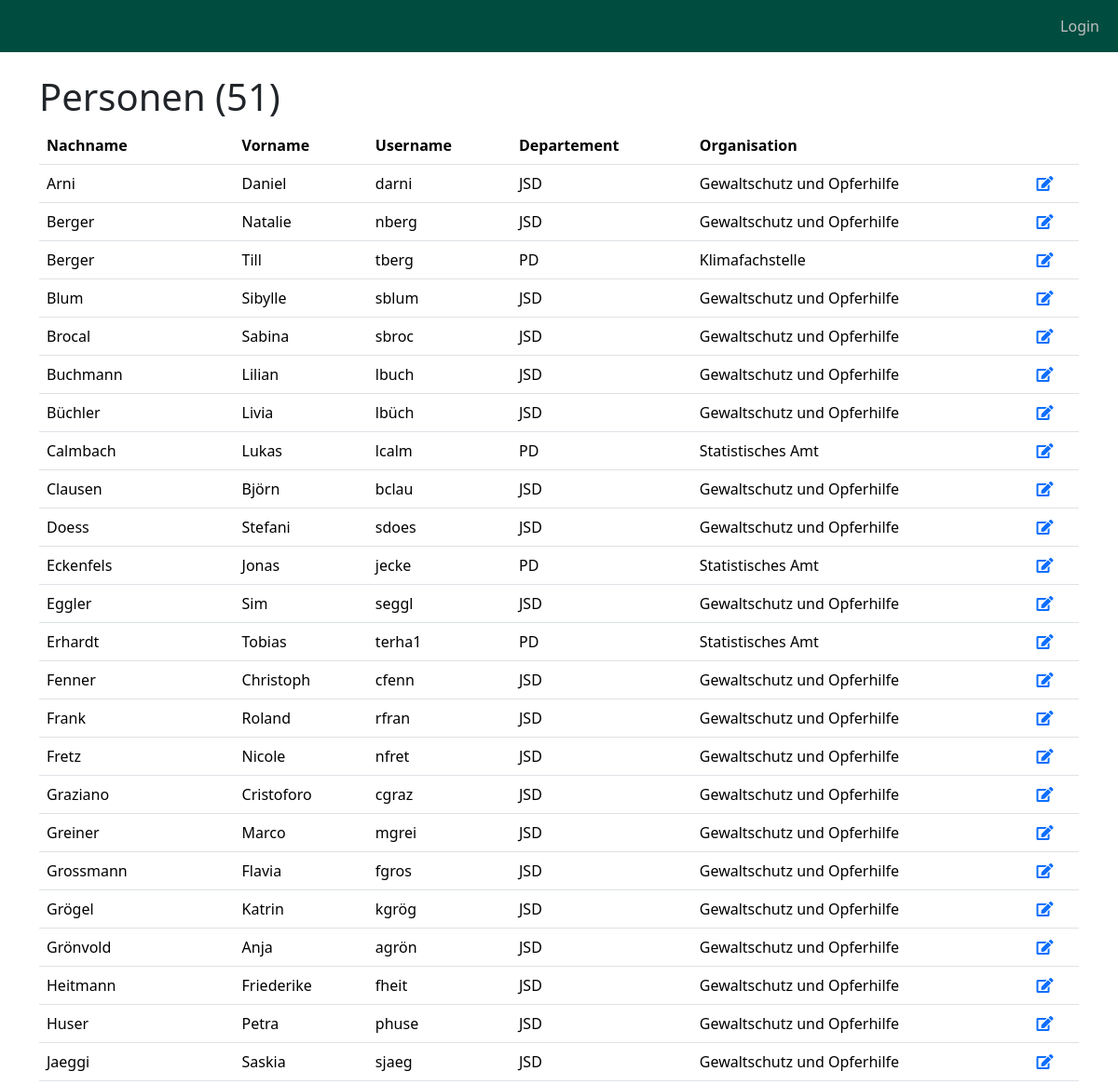
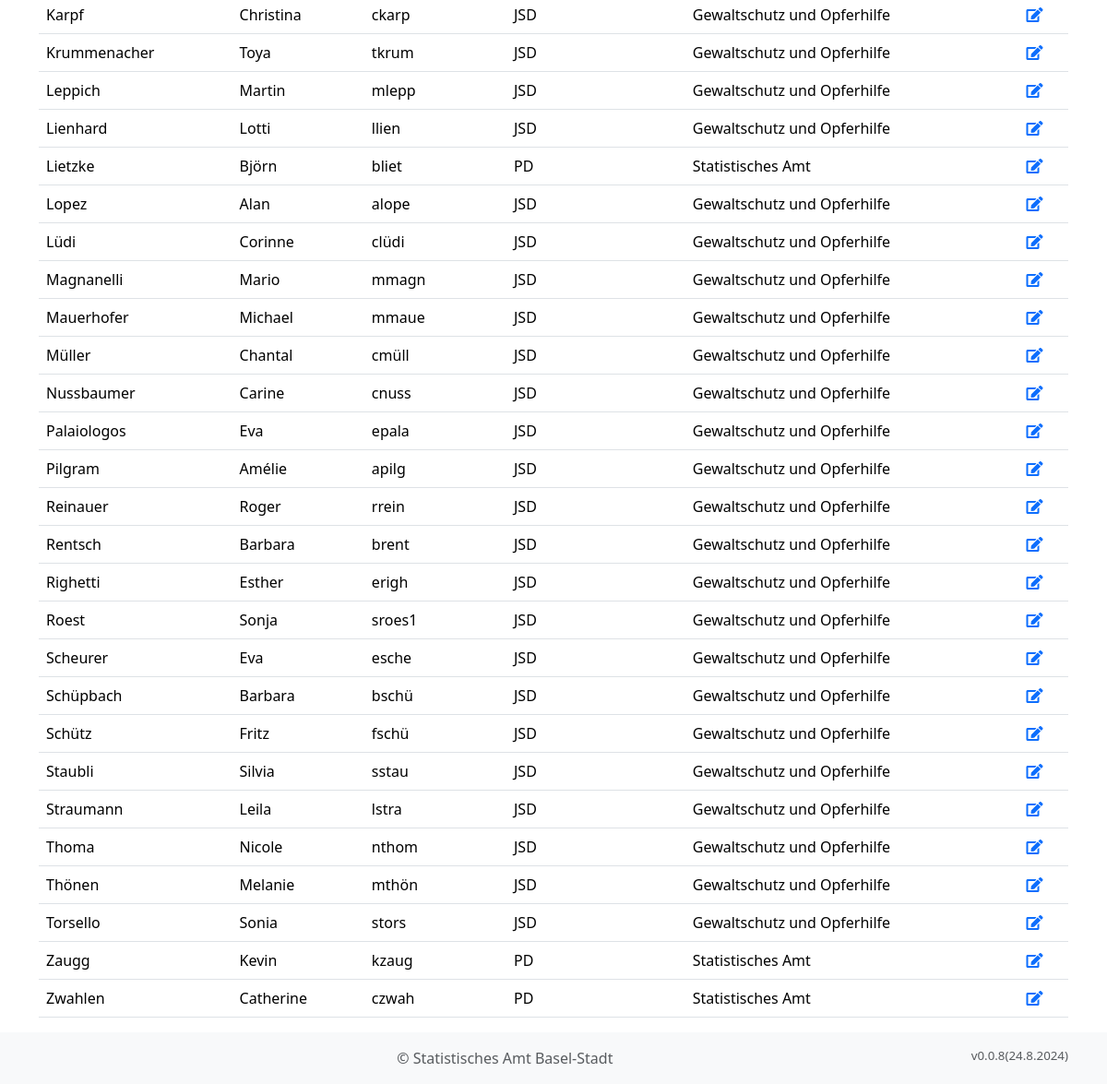
/personen/, run on an earlier commit of the app's database (2 pictures, top to bottom).
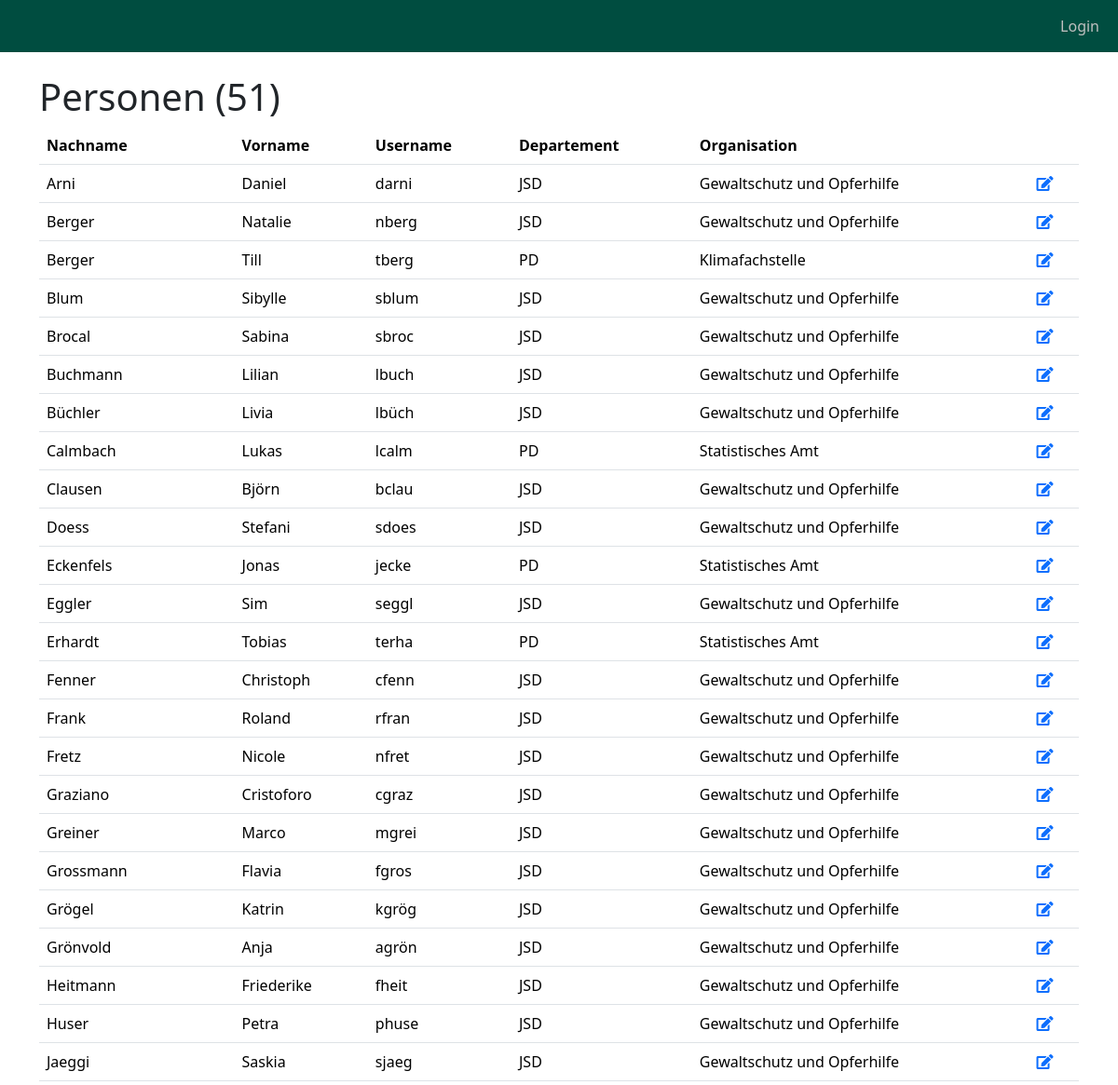
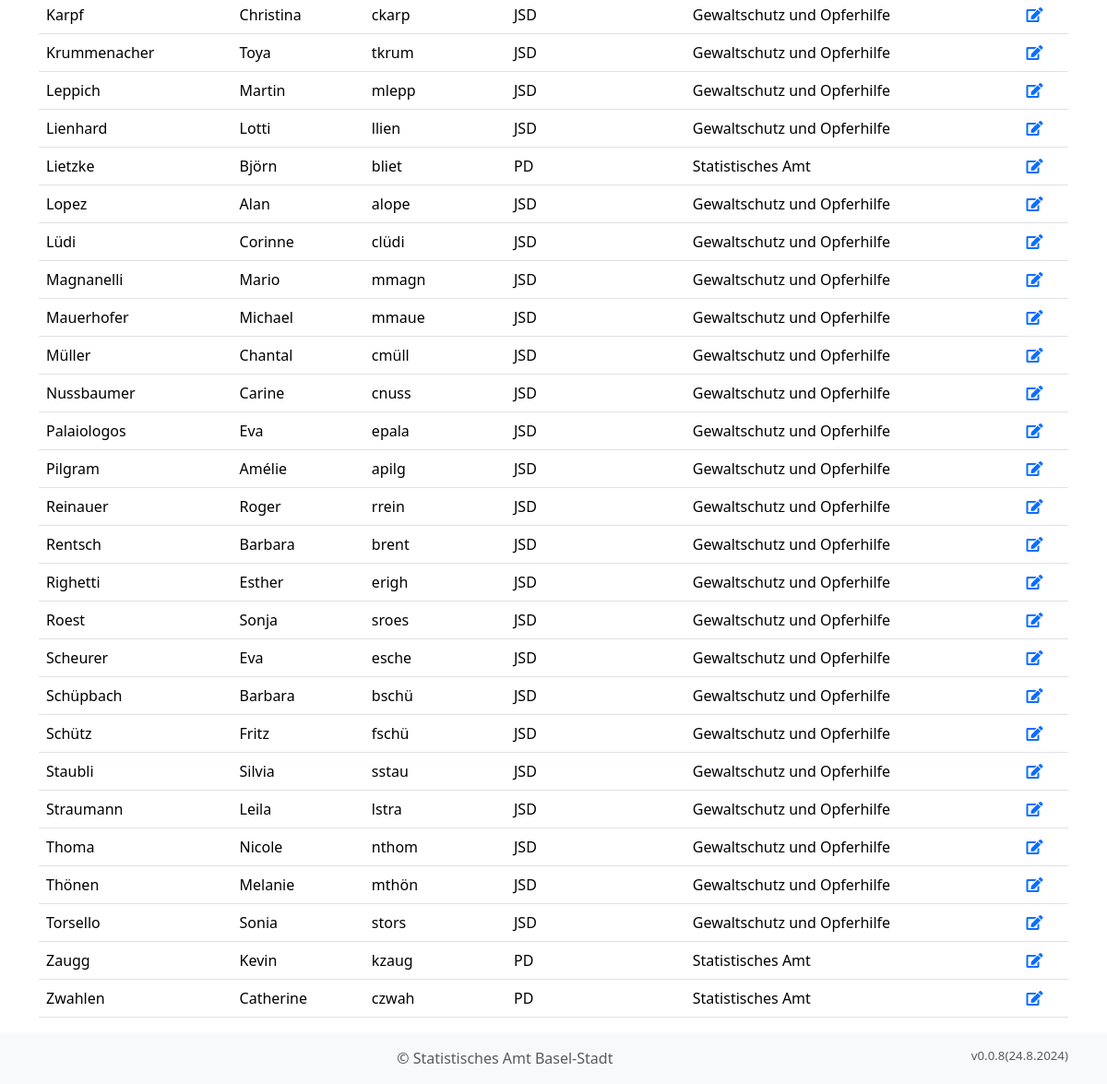
And on a later commit of the database (2 pictures, top to bottom).
### objective_manager_app/models.py (models this page shows, shortened)
class Person(models.Model):
    user = models.OneToOneField(User, on_delete=models.CASCADE, blank=True, null=True)
    vorname = models.CharField(verbose_name= 'Vorname', max_length=200)
    nachname = models.CharField(verbose_name= 'Nachname', max_length=200)
    email = models.EmailField(verbose_name= 'Email', max_length=200, null=True, blank=True)
    telefon = models.CharField(verbose_name= 'Telefon', max_length=200, null=True, blank=True)
    organisation = models.ForeignKey(Organisation, on_delete=models.CASCADE)
    erstellt_am = models.DateTimeField(auto_now_add=True)
    class Meta:
        ordering = ['nachname', 'vorname']

class Organisation(models.Model):
    departement = models.CharField(max_length=200)
    dienststelle = models.CharField(max_length=200)
    bereich = models.CharField(max_length=200)
    departement_kuerzel = models.CharField(max_length=200)
    dienststelle_kuerzel = models.CharField(max_length=200)
    bereich_kuerzel = models.CharField(max_length=200)
    def __str__(self):
        return self.bereich if self.bereich else self.dienststelle
    class Meta:
        ordering = ['departement_kuerzel', 'dienststelle']

### objective_manager_app/views.py (the view)
# urls.py: path("personen/", views.personen_list, name="personen_list"),
def personen_list(request):
    personen = Person.objects.all()
    context = {
        'personen': personen,
    }
    return render(request, "objective_manager_app/personen_list.html", context)

### objective_manager_app/templatetags/custom_filters.py (called while the page is built)
@register.filter(name='is_in_group')
def is_in_group(user, group_name):
    if user.is_authenticated:
        return user.groups.filter(name=group_name).exists()
    return False

### templates/objective_manager_app/personen_list.html (shortened to what this page needs)
{% extends "base.html" %}
{% block content %}
    <div class="container">
        <h1>Personen ({{ personen|length}})</h1>
        <table class="table">
            <thead>
                <tr>
                    <th>Nachname</th>
                    <th>Vorname</th>
                    <th>Username</th>
                    <th>Departement</th>
                    <th>Organisation</th>
                    <th></th>
                </tr>
            </thead>
            <tbody>
                {% for person in personen %}
                <tr>
                    <td>{{ person.nachname }}</td>
                    <td>{{ person.vorname }}</td>
                    <td>{{ person.user.username }}</td>
                    <td>{{ person.organisation.departement_kuerzel }}</td>
                    <td>{{ person.organisation }}</td>
                    <td><a href="{% url 'person_edit' person.pk %}"><i class="fas fa-edit"></i></a></td>
                </tr>
                {% endfor %}
            </tbody>
        </table>
    </div>
{% endblock %}

### templates/base.html (shortened to what this page needs)
{% load static %}
{% load custom_filters %}
<!DOCTYPE html>
<html lang="de">
<head>
    {% load django_bootstrap5 %} {% bootstrap_css %} {% bootstrap_javascript %}
    <link href="https://cdnjs.cloudflare.com/ajax/libs/font-awesome/5.15.4/css/all.min.css" rel="stylesheet" />
    <link rel="stylesheet" href="https://cdnjs.cloudflare.com/ajax/libs/toastr.js/latest/toastr.min.css">
    <link rel="stylesheet" href="{% static 'css/styles.css' %}" />
</head>
<body>
  <nav class="navbar navbar-expand-sm navbar-custom">
    <div class="container-fluid">
      <ul class="navbar-nav ms-auto top-aligned">
        {% if not request.user.is_authenticated %}
          <li class="nav-item">
            <a class="nav-link" href="{% url 'login_account:login' %}">Login</a>
          </li>
        {% endif %}
      </ul>
    </div>
  </nav>
  <br>
  {% block content %}
  {% endblock %}
  <footer class="footer mt-auto py-3 bg-light">
    <div class="container text-center">
      <span class="text-muted">&copy; Statistisches Amt Basel-Stadt<span style="float:right; font-size: smaller;">v0.0.8(24.8.2024)</span></span>
    </div>
  </footer>
</body>
</html>

### static/css/styles.css (style rules this page uses)
.navbar-custom { background-color: #004d40; color: silver; }
.navbar-custom .navbar-brand, .navbar-custom .nav-link { color: silver; }

What changed in the data, as far as the page shows it:
changed Person "Erhardt": user.username "terha1" → "terha"
changed Person "Roest": user.username "sroes1" → "sroes"
